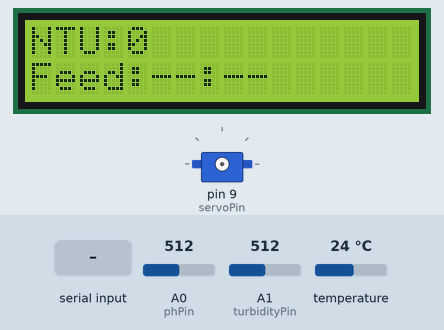
The sketch below on a simulated Arduino Uno, built with avr-gcc and run on an emulated ATmega328P. Parts: 16×2 character LCD, servo. Inputs (shaded band) come from the test bench; at power-on: A1 (turbidityPin) = 512, temperature 24 °C, A0 (phPin) = 512. The local clock reads 2024-03-15 10:24:30 at power-on unless the sketch sets it; what the sketch prints to the serial monitor is not drawn.

Above: at 3.7 s.
3.8 s: "FEED_NOW\n" received over the second serial link
At 9.1 s:
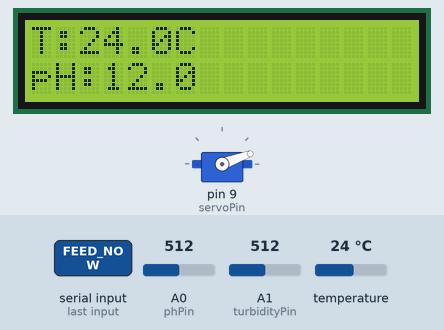
9.4 s: A1 (turbidityPin) set to 363
At 12.7 s:
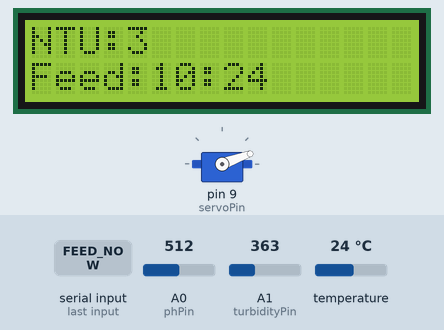
15.0 s: A1 (turbidityPin) set to 383
At 19.1 s:
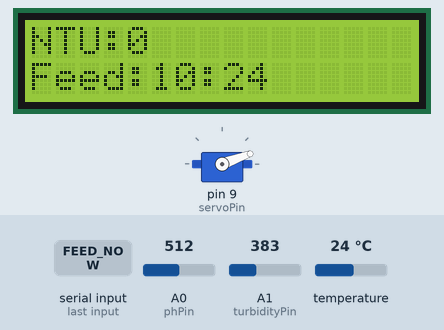
19.9 s: temperature set to 12 °C
At 22.3 s:
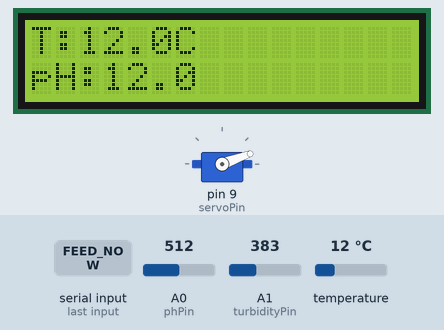
25.5 s: A0 (phPin) set to 363
At 29.7 s:
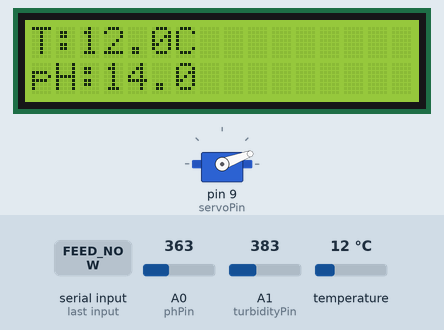
30.0 s: "FEED_NOW\n" received over the second serial link
At 31.2 s:
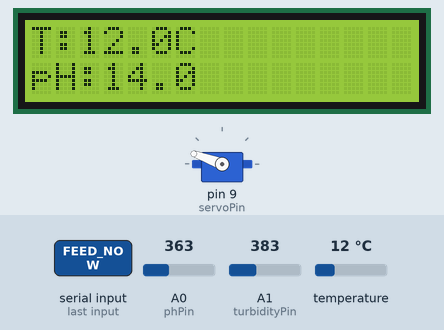
Timing chart, 0 to 33.0 s (numbered marks = the images above; inputs shaded):
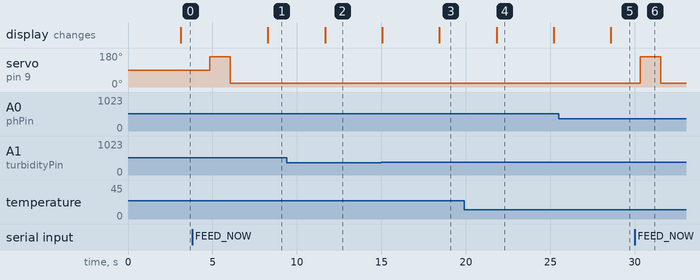

The sketch:

kode_project_arduinoUno.ino
```cpp
#include <Wire.h>
#include <LiquidCrystal_I2C.h>
#include <OneWire.h>
#include <DallasTemperature.h>
#include <Servo.h>
#include <RTClib.h>
#include <SoftwareSerial.h>

// ================= HARDWARE =================
LiquidCrystal_I2C lcd(0x27, 16, 2);

#define ONE_WIRE_BUS 4
OneWire oneWire(ONE_WIRE_BUS);
DallasTemperature tempSensor(&oneWire);

RTC_DS3231 rtc;
Servo servoMotor;

// SoftwareSerial ke NodeMCU
SoftwareSerial espSerial(2, 3); // RX, TX

// Sensor
const int phPin = A0;
const int turbidityPin = A1;
const int servoPin = 9;

// ================= JADWAL PAKAN =================
int feedHour[3] = {8, 12, 17};
int feedMin[3]  = {0, 0, 0};
bool fedFlag[3] = {false, false, false};

// ================= VARIABEL =================
String serialBuf = "";
char lastFeed[16] = "--:--";

// ================= SETUP =================
void setup() {
  Serial.begin(9600);      // USB Monitor
  espSerial.begin(9600);   // ke NodeMCU

  lcd.init();
  lcd.backlight();
  tempSensor.begin();

  // servoMotor.attach(servoPin);
  // servoMotor.write(0);

  if (!rtc.begin()) {
    Serial.println("RTC ERROR");
    lcd.print("RTC ERROR");
    while (1);
  }

  lcd.clear();
  lcd.print("IoT Kolam Ready");
  Serial.println("Arduino READY");
  delay(1500);
}

// ================= LOOP =================
void loop() {
  DateTime now = rtc.now();

  float suhu = readTemp();
  float ph   = readPH();
  float ntu  = readTurbidity();  // NTU final, sudah mapping

  tampilLCD(suhu, ph, ntu);      // tampil di LCD

  // Kirim data ke NodeMCU
  static unsigned long lastSend = 0;
  if (millis() - lastSend > 3000) {
    lastSend = millis();
    espSerial.print("DATA|");
    espSerial.print(suhu, 2);
    espSerial.print("|");
    espSerial.print(ph, 2);
    espSerial.print("|");
    espSerial.println(ntu, 2);  // kirim NTU 2 desimal
  }

  // Jadwal pakan otomatis
  cekJadwal(now);

  // Perintah manual dari Blynk
  bacaSerial();

  delay(200);
}


// // ================= LOOP =================
// void loop() {
//   DateTime now = rtc.now();

//   float suhu = readTemp();
//   float ph   = readPH();
//   float ntu  = readTurbidity();

//   tampilLCD(suhu, ph, ntu);

//   // Kirim data ke NodeMCU
//   static unsigned long lastSend = 0;
//   if (millis() - lastSend > 3000) {
//     lastSend = millis();
//     espSerial.println(
//       "DATA|" + String(suhu,2) + "|" +
//       String(ph,2) + "|" +
//       String(ntu,1)
//     );
//   }

//   // Jadwal pakan otomatis
//   cekJadwal(now);

//   // Perintah manual dari Blynk
//   bacaSerial();

//   delay(200);
// }

// ================= JADWAL =================
void cekJadwal(DateTime now) {
  for (int i = 0; i < 3; i++) {
    if (now.hour() == feedHour[i] &&
        now.minute() == feedMin[i] &&
        !fedFlag[i]) {

      Serial.println("PAKAN OTOMATIS AKTIF");
      beriPakan();
      fedFlag[i] = true;
    }
  }

  for (int i = 0; i < 3; i++) {
    if (now.minute() != feedMin[i]) {
      fedFlag[i] = false;
    }
  }
}

// ================= SERIAL =================
void bacaSerial() {
  while (espSerial.available()) {
    char c = espSerial.read();
    if (c == '\n') {
      serialBuf.trim();

      if (serialBuf == "FEED_NOW") {
        Serial.println(">>> PAKAN MANUAL AKTIF <<<");
        beriPakan();
      }

      serialBuf = "";
    } else {
      serialBuf += c;
    }
  }
}

// ================= SERVO =================
void beriPakan() {
  DateTime now = rtc.now();

  Serial.println("Servo aktif (beri pakan)");

  servoMotor.attach(servoPin);   // attach hanya saat perlu
  delay(50);

  servoMotor.write(160);         // buka penuh
  delay(1200);

  servoMotor.write(20);          // tutup
  delay(500);

  servoMotor.detach();           // hentikan PWM (INI KUNCI)

  sprintf(lastFeed, "%02d:%02d", now.hour(), now.minute());

  Serial.print("Pakan diberikan: ");
  Serial.println(lastFeed);

  espSerial.println("EVENT|FEED|" + String(lastFeed));
}

// void beriPakan() {
//   DateTime now = rtc.now();

//   servoMotor.write(90);
//   delay(800);
//   servoMotor.write(0);

//   sprintf(lastFeed, "%02d:%02d", now.hour(), now.minute());

//   Serial.print("Pakan diberikan: ");
//   Serial.println(lastFeed);

//   espSerial.println("EVENT|FEED|" + String(lastFeed));
// }

// ================= LCD =================
void tampilLCD(float t, float ph, float ntu) {
  static unsigned long last = 0;
  static int page = 0;

  if (millis() - last > 2500) {
    last = millis();
    page = (page + 1) % 2;
    lcd.clear();

    if (page == 0) {
      lcd.setCursor(0,0);
      lcd.print("T:"); lcd.print(t,1); lcd.print("C");
      lcd.setCursor(0,1);
      lcd.print("pH:"); lcd.print(ph,1);
    } else {
      lcd.setCursor(0,0);
      lcd.print("NTU:");
      lcd.print(ntu,0);
      lcd.setCursor(0,1);
      lcd.print("Feed:");
      lcd.print(lastFeed);
    }
  }
}

// ================= SENSOR =================
float readTemp() {
  tempSensor.requestTemperatures();
  delay(200);  // waktu konversi DS18B20
  return tempSensor.getTempCByIndex(0);
}

float readTurbidity() {
  int total = 0;
  const int samples = 20;
  for (int i = 0; i < samples; i++) {
    total += analogRead(turbidityPin);
    delay(10);
  }
  float raw = total / (float)samples;

  // Mapping fleksibel sesuai sensor
  const float rawMin = 373;  // air jernih
  const float rawMax = 233;  // keruh
  const float ntuMax = 35.0;

  float ntu = (raw - rawMin) * (ntuMax / (rawMax - rawMin));
  ntu = constrain(ntu, 0, ntuMax);

  Serial.print("Raw turbidity: "); Serial.print(raw);
  Serial.print(" | NTU: "); Serial.println(ntu);

  return ntu;
}


float readPH() {
  delay(200); // beri jeda sebelum baca pH setelah sensor lain aktif
  int total = 0;
  for (int i = 0; i < 10; i++) { // ambil sampel lebih banyak biar stabil
    total += analogRead(phPin);
    delay(10);
  }
  int raw = total / 10;
  float voltage = (raw / 1023.0) * 5.0;
  float phValue = 7 - ((voltage - 3.4) / 0.18);
  return constrain(phValue, 0, 14);
}
```

Measured:
- after the input at 3.8 s, servo on pin 9 (servoPin): 90° → 160° after 1.1 s, → 20° 1.2 s later
- after the input at 9.4 s, the display: changes after 2.3 s (image 2)
- after the input at 15.0 s, the display: first differs from a run without the input after 3.4 s (image 3)
- after the input at 19.9 s, the display: changes after 1.9 s (image 4)
- after the input at 25.5 s, the display: changes after 3.1 s (image 5)
- after the input at 30.0 s, servo on pin 9 (servoPin): 20° → 160° after 0.34 s, → 20° 1.2 s later
- what the display in image 4 shows lasts 3.4 s, from 21.8 s to 25.2 s
